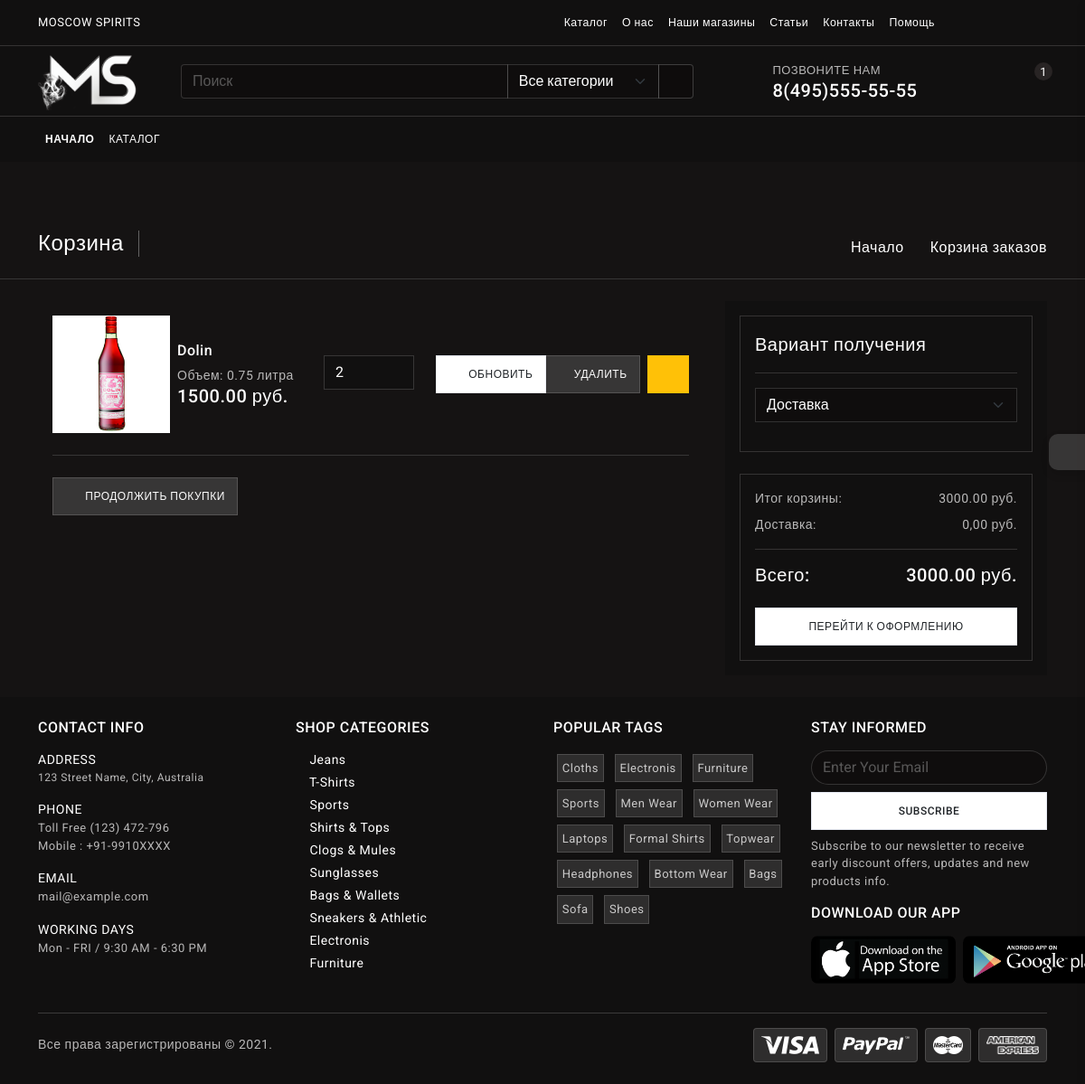
/cart/, run on an earlier commit of the app's database.
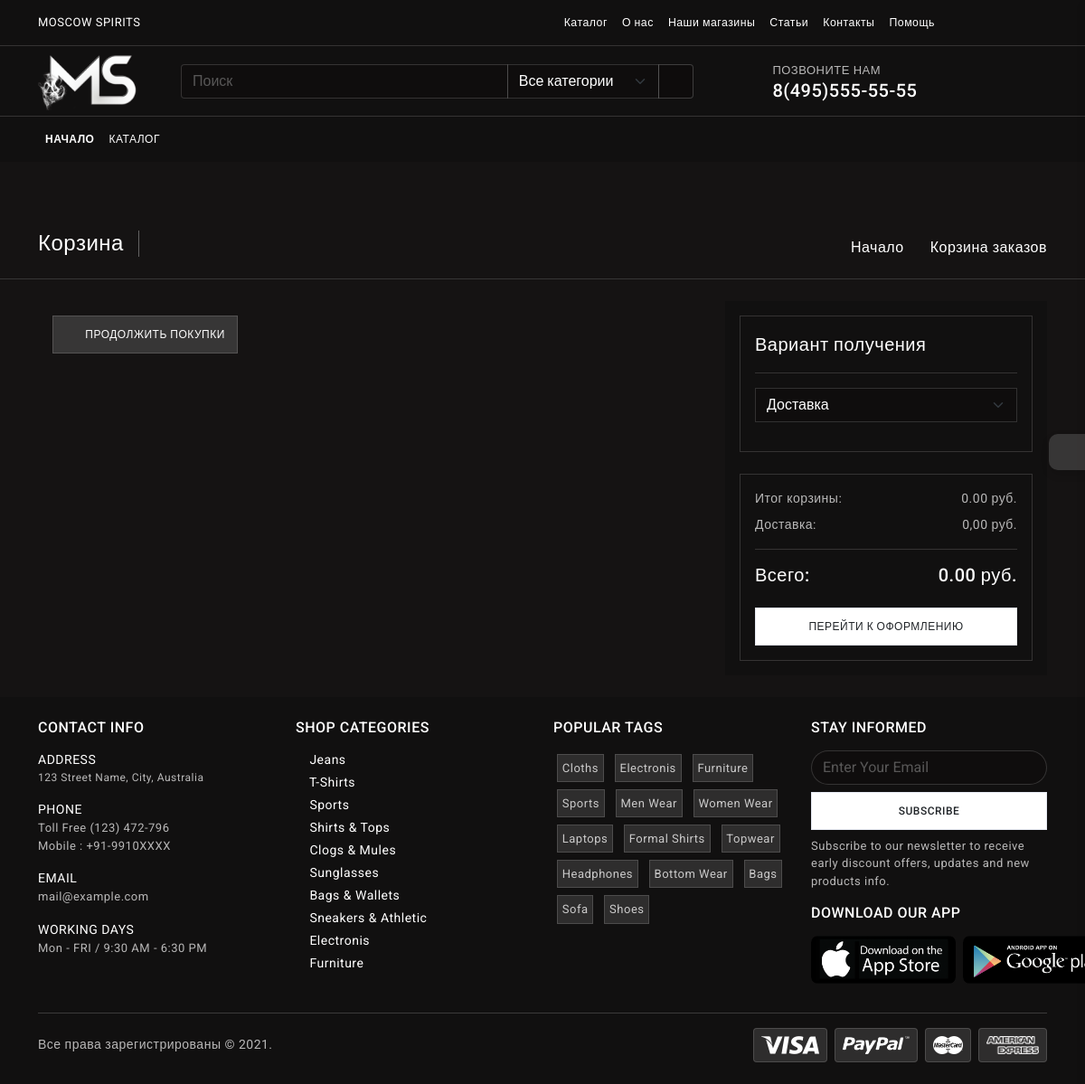
And on a later commit of the database.
### alcohol/models.py (models this page shows, shortened)
class Cart(models.Model):
    owner = models.ForeignKey('Customer', on_delete=models.CASCADE, null=True, blank=True, verbose_name='Покупатель')
    products = models.ManyToManyField(CartProduct, blank=True, related_name='related_cart',
                                      verbose_name='Товары в корзине')
    total_products = models.IntegerField(default=0, verbose_name='Общее кол-во товаров в корзине')
    final_price = models.DecimalField(max_digits=9, decimal_places=2, default=0.00, verbose_name='Общая стоимость',
                                      null=True, blank=True)
    in_order = models.BooleanField(default=False)
    for_anonymous_user = models.BooleanField(default=False)
    class Meta:
        verbose_name = 'Корзина'
        verbose_name_plural = 'Корзины покупателей'

class CartProduct(models.Model):
    MODEL_CARTPRODUCT_DISPLAY_NAME_MAP = {
        "Product": {"is_constructable": True, "fields": ['name', 'brand.name'], "separator": '-'}
    }
    user = models.ForeignKey('Customer', on_delete=models.CASCADE, null=True, blank=True, verbose_name='Покупатель')
    cart = models.ForeignKey('Cart', on_delete=models.CASCADE, verbose_name='Корзина')
    content_type = models.ForeignKey(ContentType, on_delete=models.CASCADE)
    object_id = models.PositiveIntegerField()
    content_object = GenericForeignKey('content_type', 'object_id')
    qty = models.PositiveIntegerField(default=1, verbose_name='Количество')
    final_price = models.DecimalField(max_digits=9, decimal_places=2, verbose_name='Общая стоимость')
    class Meta:
        verbose_name = 'Продукт корзины'
        verbose_name_plural = 'Продукты корзины'

class Product(models.Model):
    name = models.CharField(max_length=150, verbose_name='Наименование')
    slug = models.SlugField(unique=True, verbose_name='Псевдоним/Slug')
    category = models.ForeignKey(Category, on_delete=models.CASCADE, verbose_name='Категория')
    brand = models.ForeignKey(Brand, on_delete=models.CASCADE, blank=True, null=True, verbose_name='Бренд')
    volume = models.ForeignKey(BottleVolume, on_delete=models.CASCADE, verbose_name='Объем')
    price = models.DecimalField(max_digits=9, decimal_places=2, verbose_name='Цена')
    stock = models.IntegerField(default=1, verbose_name='Количество на складе')
    description = models.TextField(default='Описание товара появится позже', verbose_name='Описание товара')
    recipe = models.ForeignKey('Recipe', blank=True, null=True, on_delete=models.CASCADE, verbose_name='Рецепт')
    offer_of_the_week = models.BooleanField(default=False, verbose_name='Предложение недели')
    image = models.ImageField(upload_to=upload_function)
    class Meta:
        verbose_name = 'Товар'
        verbose_name_plural = 'Товары'
    @property
    def ct_model(self):
        return self._meta.model_name

class BottleVolume(models.Model):
    name = models.CharField(max_length=11, verbose_name='Объем тары')
    class Meta:
        verbose_name = 'Объем тары'
        verbose_name_plural = 'Объемы тары'
    def __str__(self):
        return self.name

### alcohol/views.py (the view)
# urls.py: path('cart/', CartView.as_view(), name='cart'),
class CartView(CartMixin, views.View):
    def get(self, request, *args, **kwargs):
        return render(request, 'cart/cart.html', {'cart': self.cart})

### alcohol/mixins.py (called while the page is built)
    def dispatch(self, request, *args, **kwargs):
        if request.user.is_authenticated:
            customer = Customer.objects.filter(user=request.user).first()
            if not customer:
                customer = Customer.objects.create(
                    user=request.user
                )
            cart = Cart.objects.filter(owner=customer, in_order=False).first()
            if not cart:
                cart = Cart.objects.create(owner=customer)
        else:
            cart = Cart.objects.filter(for_anonymous_user=True).first()
            if not cart:
                cart = Cart.objects.create(for_anonymous_user=True)
        self.cart = cart
        return super().dispatch(request, *args, **kwargs)

### templates/cart/cart.html (shortened to what the changed rows need)
{% extends 'base.html' %}
{% load static %}
{% block content %}
		<div class="page-wrapper">
			<div class="page-content">
				<section class="py-4">
					<div class="container">
						<div class="shop-cart">
							<div class="row">
								<div class="col-12 col-xl-8">
									<div class="shop-cart-list mb-3 p-3">
                                        {% for item in cart.products.all %}
										<div class="row align-items-center g-3">
											<div class="col-12 col-lg-5">
												<div class="d-lg-flex align-items-center gap-2">
													<div class="cart-img text-center text-lg-start">
														<img src="{{ item.content_object.image.url }}" width="130" alt="">
													</div>
													<div class="cart-detail text-center text-lg-start">
														<h6 class="mb-2">{{ item.content_object.name }}</h6>
														<p class="mb-0">Объем: <span>{{ item.content_object.volume }}</span>
														</p>
														<h5 class="mb-0">{{ item.content_object.price }} руб.</h5>
													</div>
												</div>
											</div>
											<div class="col-12 col-lg-4">
                                                <div class="row">
                                                    <div class="col-6 cart-action text-center">
                                                        <form action="{% url 'change_qty' ct_model=item.content_object.ct_model slug=item.content_object.slug %}" method="POST">
                                                        <input type="number" class="form-control  rounded-0" name="qty" min="1" value="{{ item.qty }}">
                                                    </div>
                                                    <div class="col-6 cart-action text-center">
                                                        <button type="submit" class="btn btn-white btn-ecomm"><i class='bx bx-refresh'></i> Обновить</button>
                                                    </div>
                                                </div>
											</div>
											<div class="col-12 col-lg-3">
												<div class="text-center">
													<div class="d-flex gap-2 justify-content-center justify-content-lg-end">
                                                        <a href="{% url 'delete_from_cart' ct_model=item.content_object.ct_model slug=item.content_object.slug %}" class="btn btn-light rounded-0 btn-ecomm">
                                                            <i class='bx bx-x-circle'></i> Удалить
                                                        </a>
														<a href="javascript:;" class="btn btn-warning rounded-0 btn-ecomm"><i class='bx bx-heart me-0'></i></a>
													</div>
												</div>
											</div>
										</div>
										<div class="my-4 border-top"></div>
                                        {% endfor %}
										<div class="d-lg-flex align-items-center gap-2">	<a href="{% url 'categories' %}" class="btn btn-light btn-ecomm"><i class='bx bx-shopping-bag'></i> Продолжить покупки</a>
										</div>
									</div>
								</div>
								<div class="col-12 col-xl-4">
									<div class="checkout-form p-3 bg-dark-1">
										<div class="card rounded-0 border bg-transparent mb-0 shadow-none">
											<div class="card-body">
												<p class="mb-2">Итог корзины: <span class="float-end">{{ cart.final_price }} руб.</span>
												</p>
												<h5 class="mb-0">Всего: <span class="float-end">{{ cart.final_price }} руб.</span></h5>
											</div>
										</div>
									</div>
								</div>
							</div>
						</div>
					</div>
				</section>
			</div>
		</div>
{% endblock content %}

### templates/_header.html (shortened to what the changed rows need)
{% load static %}
{% url 'index' as index_url %}
{% url 'brands' as brands_url %}
{% url 'categories' as categories_url %}
{% url 'account' as account_url %}
{% block content %}
	<div class="header-wrapper bg-dark-1">
        <div class="header-content pb-3 pb-md-0">
            <div class="container">
                <div class="row align-items-center">
                    <div class="col col-md-auto order-2 order-md-4">
                        <div class="top-cart-icons">
                            <nav class="navbar navbar-expand">
                                <ul class="navbar-nav ms-auto">
                                    <li class="nav-item dropdown dropdown-large">
                                        <a href="#" class="nav-link dropdown-toggle dropdown-toggle-nocaret position-relative cart-link" data-bs-toggle="dropdown">
                                            {% if cart.products.count %}
                                            <span class="alert-count">{{ cart.products.count }}</span>
                                            {% endif %}
                                            <i class='bx bx-shopping-bag'></i>
                                        </a>
                                    </li>
                                </ul>
                            </nav>
                        </div>
                    </div>
                </div>
            </div>
        </div>
    </div>
{% endblock %}

What changed in the data, as far as the page shows it:
removed Cart: products.count "1", final_price "3000.00"
removed CartProduct: content_object.image (picture), content_object.name "Dolin", content_object.volume "0.75 литра", content_object.price "1500.00", qty "2"
added Cart: final_price "0.00"
